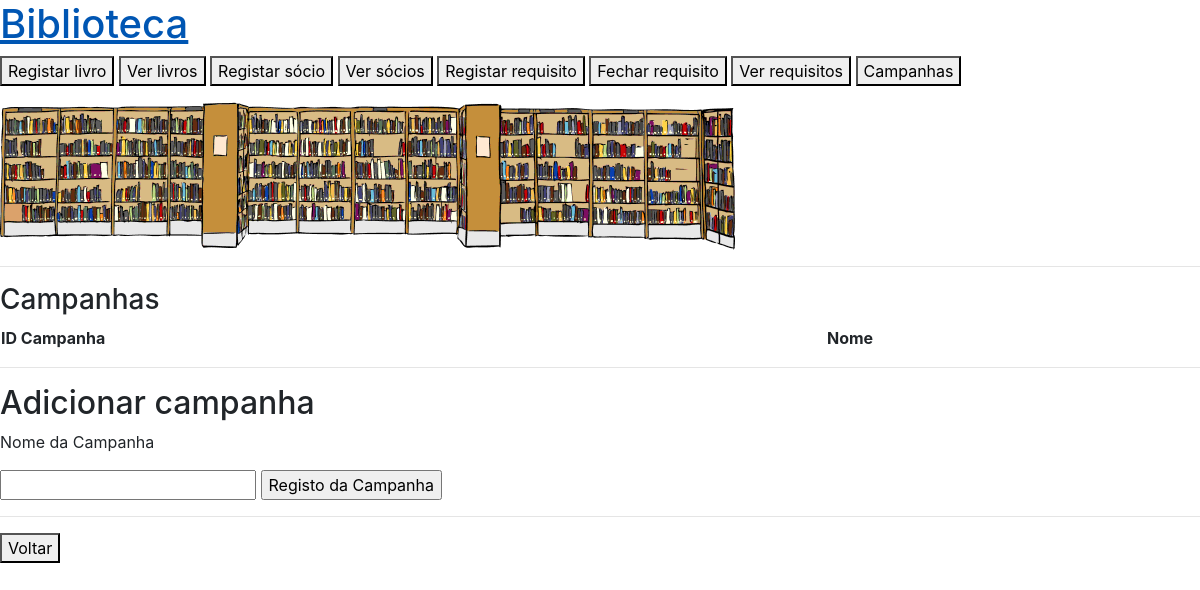
The app's page /campanhas, older data.
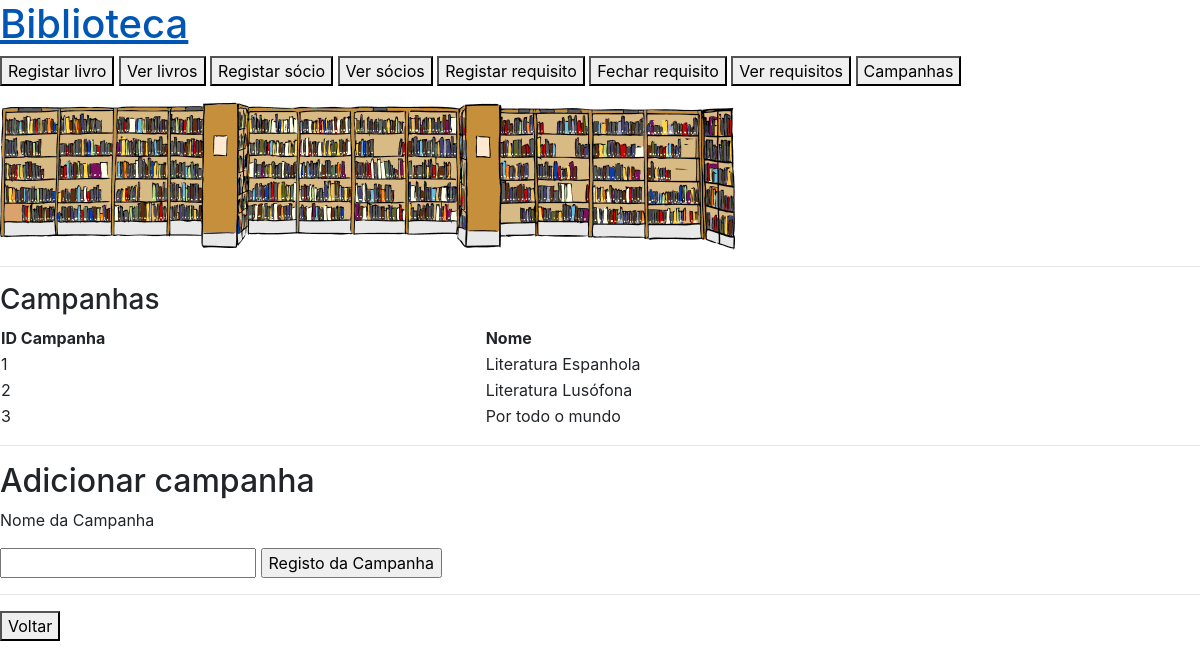
The same page, newer data.
### app.py (models this page shows)
class Campanha(db.Model):
    __tablename__ = 'campanha'
    id_camp = db.Column(db.Integer, primary_key=True)
    nome_camp = db.Column(db.String(150))

### app.py (the view)
@app.route('/campanhas', methods=['GET'])
def campanhas():
    campanhas = Campanha.query.all()
    return render_template('campanhas.html', campanhas=campanhas)

### templates/campanhas.html (shortened to what this page needs)
{% extends "base.html"%}
{%block content%}
<h3>Campanhas</h3>
<table style="width:100%">
    <tr>
      <th>ID Campanha</th>
      <th>Nome</th>
    </tr>
    {% for camp in campanhas %}
    <tr>
        <td>{{camp.id_camp}}</td>
        <td>{{camp.nome_camp}}</td>
      {% endfor %}
  </table>
<hr/>
<h2>Adicionar campanha</h2>
<form action="/reg_camp" method="post">
    <p>Nome da Campanha</p>
    <input type="text" id="campa" name="campa" required="required" class="campa" >
    <input type="submit" class="sub" value="Registo da Campanha">
</form>
<hr/>
<a href="/"><button type="button">Voltar</button></a>
{%endblock%}

Row changes from the older to the newer data that the page shows:
added Campanha: id_camp "1", nome_camp "Literatura Espanhola"
added Campanha: id_camp "2", nome_camp "Literatura Lusófona"
added Campanha: id_camp "3", nome_camp "Por todo o mundo"
